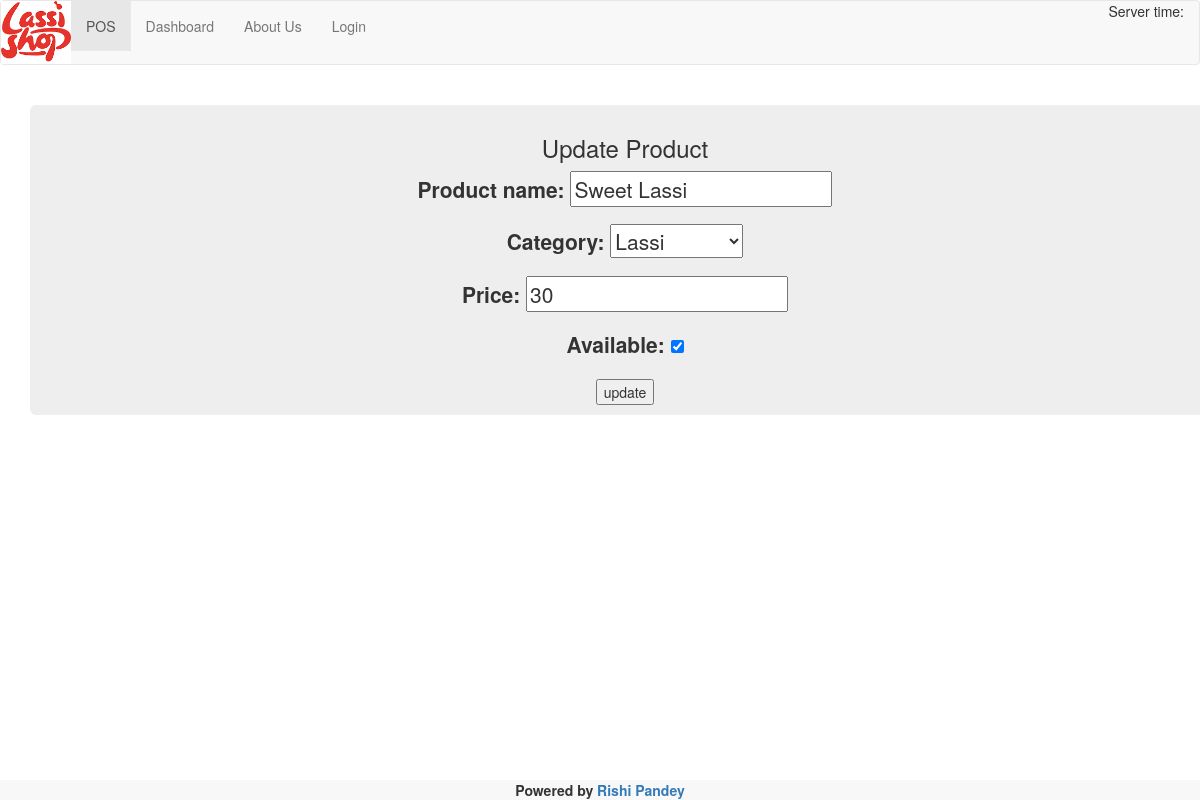
Page /sales/product/update/1 on the committed database.
### sales/models.py (models this page shows, shortened)
class Product(models.Model):
    product_name = models.CharField(max_length=50, unique=True)
    category = models.ForeignKey(Category)
    price = models.PositiveIntegerField(default= 0)
    available = models.BooleanField(default=True)
    class Meta:
        verbose_name_plural = 'Products'

### sales/views.py (the view)
# urls.py: url(r'^product/update/(?P<pk>[0-9]+)$', ProductUpdateView.as_view(), name='productupdate'),
class ProductUpdateView(UpdateView, FormMixin):
    form_class = ProductForm
    model = Product
    success_url = reverse_lazy("sales:productlist")
    template_name = 'sales/productupdate.html'
    def get_context_data(self, **kwargs):
        context = super(ProductUpdateView, self).get_context_data(**kwargs)
        context['product_details'] = Product.objects.filter(pk=self.kwargs['pk'])
        return context

### sales/forms.py
class ProductForm(forms.ModelForm):
    class Meta:
        model = Product
        fields = '__all__'

### sales/models.py (called while the page is built)
    def __unicode__(self):
        return '%s' % (self.product_category)

### templates/sales/productupdate.html
{% extends "base.html" %}
{% block sales %}
<h3>Update Product</h3>
<div class="container">
    <form action="" method="post">{% csrf_token %}
        {{ form.as_p }}
        <input type="submit" value="update" />
    </form>
</div>
{% endblock sales %}

### static/css/style.css (style rules this page uses)
html { position: relative; min-height: 100%; }
body { margin-bottom: 60px; }

### rows in the picture
Product: product_name "Sweet Lassi", category "Lassi", price "30", available "☑"
